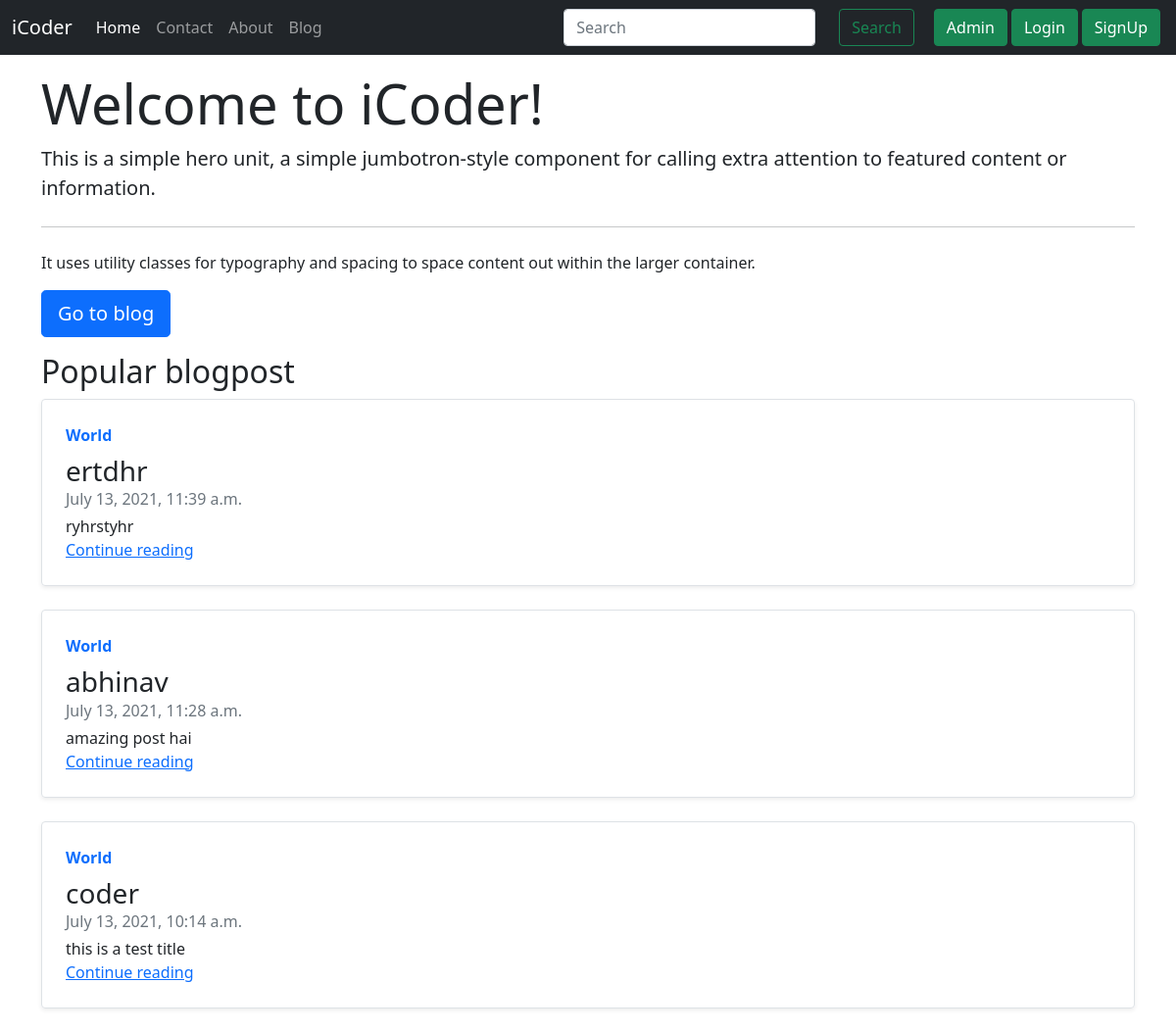
The page / on the database its author committed.
### blogapp/models.py (models this page shows)
class Post(models.Model):
    sno = models.AutoField(primary_key=True)
    title = models.CharField(max_length=255)
    author = models.CharField(max_length=50)
    content = models.TextField()
    post_slug=models.CharField(max_length=100, blank=True)
    views=models.IntegerField(default=0)
    timestamp=models.DateTimeField(blank=True)
    class Meta:
        ordering = ['-timestamp',]
    def __str__(self):
        return self.title+ ' , ' +self.author

### homeapp/views.py (the view)
# urls.py: 2. Add a URL to urlpatterns:  path('', views.home, name='home')
def home(request):
    post=Post.objects.all()
    print(post)
    context={'post':post}
    return render(request, 'homeapp/index.html', context)

### templates/homeapp/index.html (shortened to what this page needs)
{% extends 'base.html' %}
{% block homeactive %}active{% endblock homeactive %}
{% block body %}
<div class="container my-3">
    <div class="jumbotron">
        <h1 class="display-4">Welcome to iCoder!</h1>
        <p class="lead">This is a simple hero unit, a simple jumbotron-style component for calling extra attention to
            featured content or information.</p>
        <hr class="my-4">
        <p>It uses utility classes for typography and spacing to space content out within the larger container.</p>
        <a class="btn btn-primary btn-lg" href="/blog" role="button">Go to blog</a>
    </div>
</div>
<div class="container">
<h2>Popular blogpost</h2>
{% for post in post %}
    <div class="row g-0 border rounded overflow-hidden flex-md-row mb-4 shadow-sm h-md-250 position-relative">
        <div class="col p-4 d-flex flex-column position-static">
            <strong class="d-inline-block mb-2 text-primary">World</strong>
            <h3 class="mb-0">{{post.author}}</h3>
            <div class="mb-1 text-muted">{{post.timestamp}}</div>
            <p class="card-text mb-auto">{{post.title}}</p>
            <a href="/blog/{{post.post_slug}}" class="stretched-link">Continue reading</a>
        </div>
    </div>
    {% endfor %}
</div>
{% endblock body %}

### rows shown on the page
Post: author "ertdhr", timestamp "July 13, 2021, 11:39 a.m.", title "ryhrstyhr"
Post: author "abhinav", timestamp "July 13, 2021, 11:28 a.m.", title "amazing post hai"
Post: author "coder", timestamp "July 13, 2021, 10:14 a.m.", title "this is a test title"
